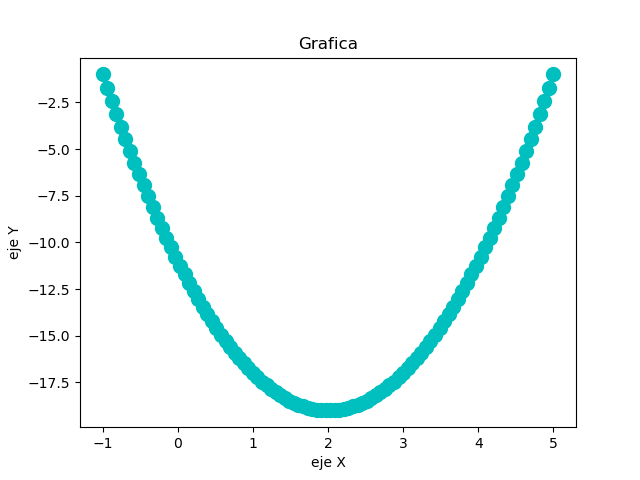

The Python source for this figure:
import numpy as np
from matplotlib import pyplot as plt

xpoints =  np.linspace(-1, 5, 100)

def f(x):
    return((2*xpoints**2) - (8*xpoints) - 11)
plt.plot(xpoints, f(xpoints), 'o:c', ms = 10)
plt.title("Grafica")
plt.xlabel("eje X")
plt.ylabel("eje Y")
plt.show()
